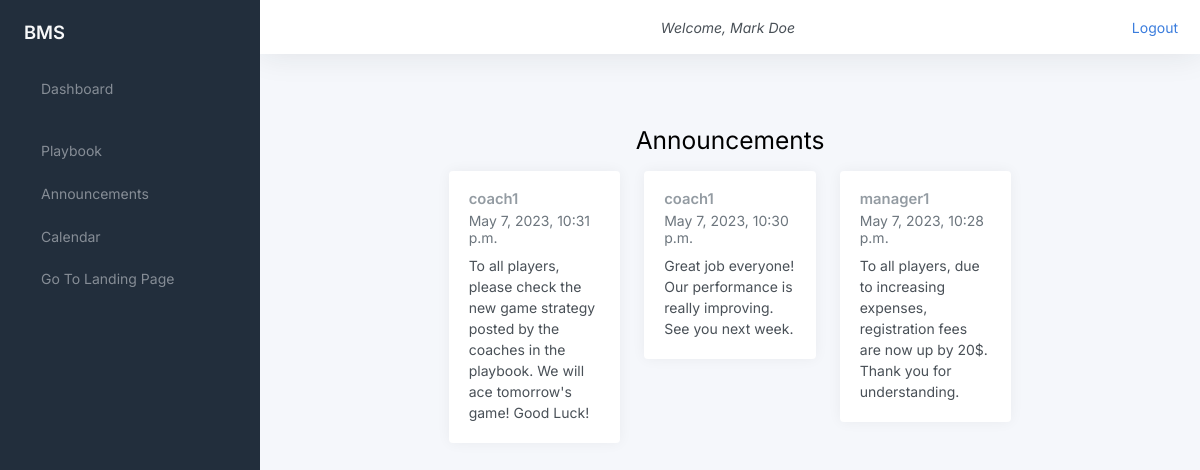
Screenshot of /announcements_player/ (signed in) with the database file from the repository.
### bMSapp/models.py (models this page shows, shortened)
class Announcement(models.Model):
    owner = models.ForeignKey(Profile, on_delete=models.CASCADE)
    message = models.TextField()
    datetime = models.DateTimeField(auto_now_add=True)

class Profile(models.Model):
    user = models.OneToOneField(User, on_delete=models.CASCADE)
    phone_number = models.CharField(max_length=15)
    date_of_birth = models.DateField()

### bMSapp/views.py (the view)
# urls.py: path('announcements_player/', views.announcements_player,
def announcements_player(request):
    announcements = Announcement.objects.all().order_by('-datetime')
    return render(request, 'announcements_player.html', {'announcements': announcements})

### templates/announcements_player.html (shortened to what this page needs)
{% extends 'base_player.html' %} {% block content %}
<main class="content">
  <div class="text-center mt-4">
    <h1 class="h2">Announcements</h1>
  </div>
  <div class="row">
    <div class="col-12 d-flex justify-content-center">
      <div class="col-lg-8 col-xxl-9">
        <div class="row">
          {% for announcement in announcements %}
          <div class="col-md-6 col-lg-4 mb-4">
            <div class="card">
              <div class="card-body">
                <h5 class="card-title">
                  {{announcement.owner.user.username}}
                </h5>
                <h6 class="card-subtitle mb-2 text-muted">
                  {{announcement.datetime}}
                </h6>
                <p class="card-text">{{announcement.message}}</p>
              </div>
            </div>
          </div>
          {% endfor %}
        </div>
</main>
{% endblock %}

### templates/base_player.html (shortened to what this page needs)
{% load static %}
<!DOCTYPE html>
<html lang="en">
<head>
	<link href="{% static 'css/style.css' %}" rel="stylesheet">
	<link href="{% static 'css/app.css' %}" rel="stylesheet">
</head>
<body>
	<div class="wrapper">
		<nav id="sidebar" class="sidebar js-sidebar">
			<div class="sidebar-content js-simplebar">
				<a class="sidebar-brand" href="#">
          <span class="align-middle">BMS</span>
        </a>
				<ul class="sidebar-nav">
					<li class="sidebar-item ">
						<a class="sidebar-link" href="{% url 'player_after_login' %}">
    			 <span class="align-middle">Dashboard</span>
			</li>
			<li class="sidebar-item">
			<a class="sidebar-link" href="{% url 'playbook' %}">
				 <span class="align-middle">Playbook</span>
			  </a>
					</li>
					<li class="sidebar-item">
						<a class="sidebar-link" href="{% url 'announcements_player' %}">
							 <span class="align-middle">Announcements</span>
						  </a>
								</li>
					<li class="sidebar-item">
						<a class="sidebar-link" href="{% url 'calendar_player' %}">
							 <span class="align-middle">Calendar</span>
						  </a>
								</li>
								<li class="sidebar-item">
									<a class="sidebar-link" href="{% url 'landing_page' %}">
										 <span class="align-middle">Go To Landing Page</span>
									  </a>
											</li>
				</ul>
			</div>
		</nav>
		<div class="main">
			<nav class="navbar navbar-expand navbar-light navbar-bg">
				{% if user.is_authenticated %}
				<a class="sidebar-toggle js-sidebar-toggle"></a>
				<div class="d-flex justify-content-center flex-grow-1">
					<i class="navbar-item">Welcome, {{ user.get_full_name }}</i>
				</div>
				<div class="d-flex justify-content-end">
					<a href="{% url 'logout' %}">Logout</a>
				</div>
				{% endif %}
			</nav>
			{% block content %}
			{% endblock %}
		</div>
</body>
</html>

### rows the page displays
Announcement: owner.user.username "coach1", datetime "May 7, 2023, 10:31 p.m.", message "To all players, please check the new game strategy posted by the coaches in the playbook. We will ace tomorrow's game! Good Luck!"
Announcement: owner.user.username "coach1", datetime "May 7, 2023, 10:30 p.m.", message "Great job everyone! Our performance is really improving. See you next week."
Announcement: owner.user.username "manager1", datetime "May 7, 2023, 10:28 p.m.", message "To all players, due to increasing expenses, registration fees are now up by 20$. Thank you for understanding."

### other values shown
{{ user.get_full_name }} "Mark Doe"
